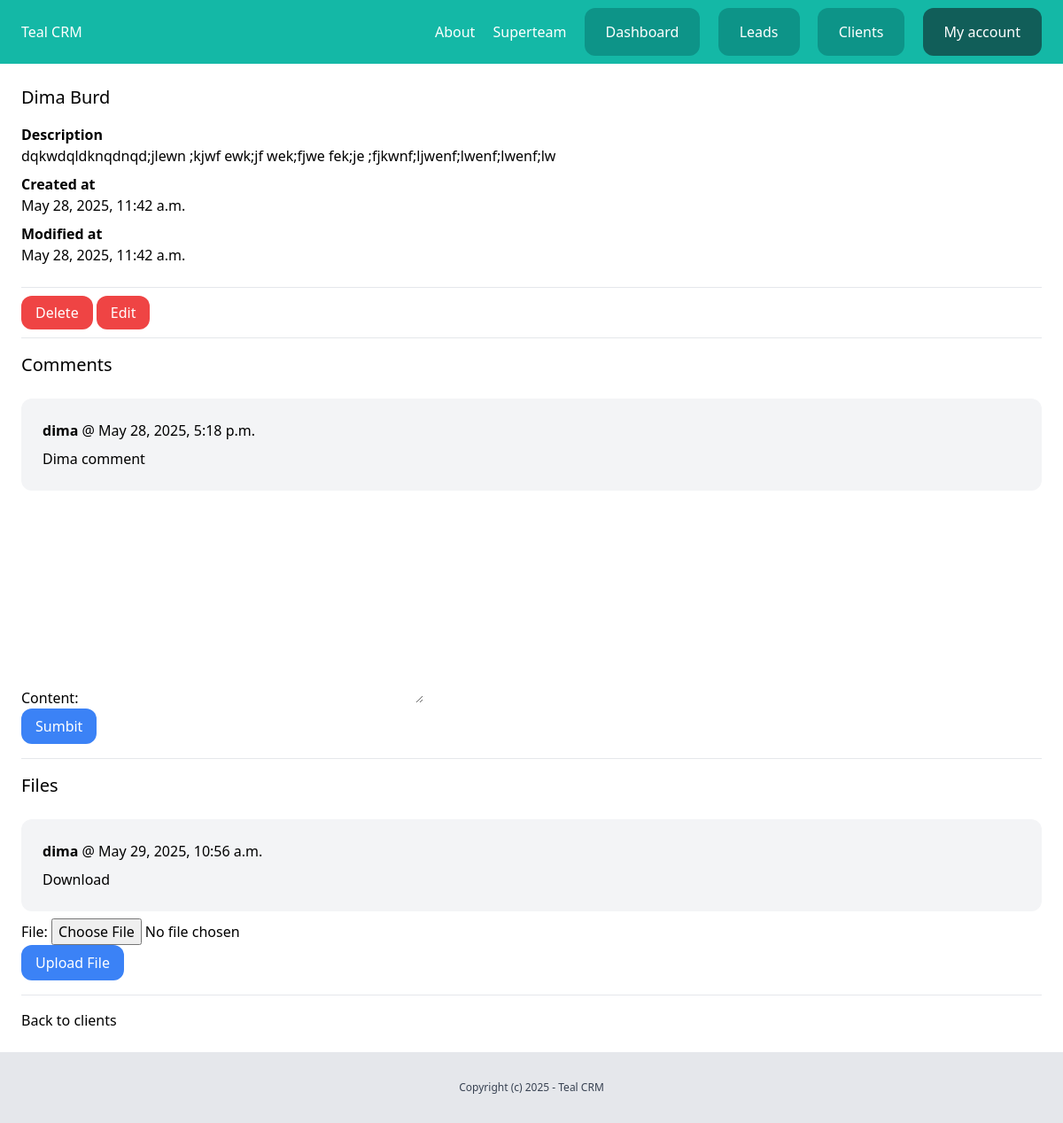
The app's page /dashboard/clients/3/ (signed in) with its own data.
### team/models.py (models this page shows, shortened)
class Team(models.Model):
    plan = models.ForeignKey(Plan, related_name='teams', blank=True, null=True, on_delete=models.CASCADE)
    name = models.CharField(max_length=100)
    members = models.ManyToManyField(User, related_name='teams')
    created_by = models.ForeignKey(User, related_name='created_teams', on_delete=models.CASCADE)
    created_at = models.DateTimeField(auto_now_add=True)

### client/models.py (models this page shows, shortened)
class Client(models.Model):
    team = models.ForeignKey(Team, related_name='clients', on_delete=models.CASCADE)
    name = models.CharField(max_length=255)
    email = models.EmailField()
    description = models.TextField(blank=True, null=True)
    created_by = models.ForeignKey(User, related_name='clients', on_delete=models.CASCADE)
    created_at = models.DateTimeField(auto_now_add=True)
    modified_at = models.DateTimeField(auto_now=True)
    class Meta:
        ordering = ('name',)

class Comment(models.Model):
    team = models.ForeignKey(Team, related_name='client_comments', on_delete=models.CASCADE)
    client = models.ForeignKey(Client, related_name='comments', on_delete=models.CASCADE)
    content = models.TextField(blank=True, null=True)
    created_by = models.ForeignKey(User, related_name='client_comments', on_delete=models.CASCADE)
    created_at = models.DateTimeField(auto_now_add=True)

class ClientFile(models.Model):
    team = models.ForeignKey(Team, related_name='client_files', on_delete=models.CASCADE)
    client = models.ForeignKey(Client, related_name='files', on_delete=models.CASCADE)
    file = models.FileField(upload_to='clientfiles')
    created_by = models.ForeignKey(User, related_name='client_files', on_delete=models.CASCADE)
    created_at = models.DateTimeField(auto_now_add=True)

### client/views.py (the view, shortened to what this page needs)
# urls.py: path('<int:pk>/', views.clients_detail, name='detail'),
@login_required
def clients_detail(request, pk):
    client = get_object_or_404(Client, created_by=request.user, pk=pk)
    comment_form = AddCommentForm()
    file_form = AddFileForm()
    return render(request, 'client/clients_detail.html', {
        'client': client,
        'form': comment_form,
        'file_form': file_form,
    })

### client/forms.py
class AddCommentForm(forms.ModelForm):
    class Meta:
        model = Comment
        fields = ('content', )

class AddFileForm(forms.ModelForm):
    class Meta:
        model = ClientFile
        fields = ('file', )

### team/context_processors.py (called while the page is built)
def active_team(request):
    if request.user.is_authenticated:
        if request.user.userprofile.active_team:
            active_team = request.user.userprofile.active_team
        else:
            active_team = Team.objects.filter(created_by=request.user)[0]
    else:
        active_team = None
    return {'team': active_team}

### client/templates/client/clients_detail.html (shortened to what this page needs)
{% extends "core/base.html" %}
{% block content %}
    <div class="py-6 px-6">
        <h1 class="mb-4 text-xl">{{ client.name }}</h1>
        {% if client.description %}
            <p class="font-semibold">Description</p>
            <p class="mb-2">{{ client.description }}</p>
        {% endif %}
        <p class="font-semibold">Created at</p>
        <p class="mb-2">{{ client.created_at }}</p>
        <p class="font-semibold">Modified at</p>
        <p class="mb-6">{{ client.modified_at }}</p>
        <hr class="my-4">
        <a href="{% url 'clients:delete' client.id %}" class="py-2 px-4 rounded-xl bg-red-500 text-white">Delete</a>
        <a href="{% url 'clients:edit' client.id %}" class="py-2 px-4 rounded-xl bg-red-500 text-white">Edit</a>
        <hr class="my-4">
            <h2 class="mb-6 text-xl">Comments</h2>
            <div class="space-y-4">
                {% for comment in client.comments.all %}
                    <div class="bg-gray-100 py-6 px-6 rounded-xl">
                        <p class="mb-2"><strong>{{ comment.created_by }}</strong> @ {{ comment.created_at }}</p>
                        {{ comment.content }}
                    </div>
                {% endfor %}
            </div>
        <form action="{% url 'clients:comment' client.id %}" method="POST">
            {{ form.as_p}}
            <button type="submit" name="submit_comment" class="py-2 px-4 rounded-xl bg-blue-500 text-white">Sumbit</button>
        </form>
        <hr class="my-4">
            <h2 class="mb-6 text-xl">Files</h2>
            <div class="space-y-4">
                {% for file in client.files.all %}
                    <div class="bg-gray-100 py-6 px-6 rounded-xl">
                        <p class="mb-2"><strong>{{ file.created_by }}</strong> @ {{ file.created_at }}</p>
                        <a href="{{ file.file.url }}">Download</a>
                    </div>
                {% endfor %}
            </div>
            <div class="mt-2 mb-2">
                <form action="{% url 'clients:file' client.id %}" method="POST" enctype="multipart/form-data">
                    {{ file_form.as_p }}
                    <button type="submit" name="submit_file" class="py-2 px-4 rounded-xl bg-blue-500 text-white">Upload File</button>
                </form>
            </div>
        <hr class="my-4">
        <a href="{% url 'clients:list' %}">Back to clients</a>
    </div>
{% endblock %}

### core/templates/core/partials/nav.html
<nav class="py-6 px-6 flex justify-between bg-teal-500">
            <a href="/" class="text-white">Teal CRM</a>
            <div class="space-x-4">
            	<a href="{% url 'about' %}" class="text-white">About</a>
                {% if request.user.is_authenticated %}
                    <a href="{% url 'team:detail' team.id %}" class="text-white">{{ team.name }}</a>
                    <a href="{% url 'dashboard:index' %}" class="py-4 px-6 bg-teal-600 rounded-xl text-white">Dashboard</a>
                    <a href="{% url 'leads:list' %}" class="py-4 px-6 bg-teal-600 rounded-xl text-white">Leads</a>
                    <a href="{% url 'clients:list' %}" class="py-4 px-6 bg-teal-600 rounded-xl text-white">Clients</a>
                    <a href="{% url 'user_profile:myaccount' %}" class="py-4 px-6 bg-teal-800 rounded-xl text-white">My account</a>
                {% else %}
                    <a href="{% url 'login' %}" class="py-4 px-6 bg-teal-600 rounded-xl text-white">Log in</a>
                    <a href="{% url 'user_profile:signup' %}" class="py-4 px-6 bg-teal-300 rounded-xl text-white">Sign up</a>
                {% endif %}
            </div>
        </nav>

### records on screen
Team: name "Superteam"
Client: name "Dima Burd", description "dqkwdqldknqdnqd;jlewn ;kjwf ewk;jf wek;fjwe fek;je ;fjkwnf;ljwenf;lwenf;lwenf;lw", created_at "May 28, 2025, 11:42 a.m.", modified_at "May 28, 2025, 11:42 a.m."
Comment: created_by "dima", created_at "May 28, 2025, 5:18 p.m.", content "Dima comment"
ClientFile: created_by "dima", created_at "May 29, 2025, 10:56 a.m."
